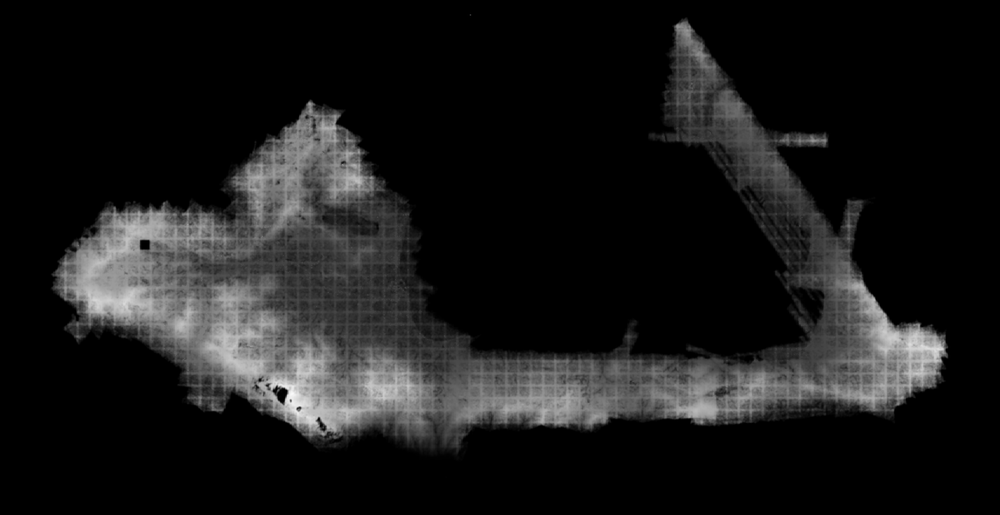
#> input picture tahoe_big.png, 1000 x 515 px, shrunk from 1703 x 877 before the run
$ python fix_grid_pattern.py
#> lines starting #> are read from the running program, lines starting #| are printed output that depends on the picture; after the words box and inside, x2 and y2 are one past the last pixel; in counts of white or black regions, pixels touching at a corner belong together
import numpy as np
import cv2

img = cv2.imread("tahoe_big.png")
#> img is the input picture: shape (515, 1000, 3); min 0, max 249, mean 25.3
img=cv2.cvtColor(img,cv2.COLOR_BGR2GRAY)
#> img: shape (515, 1000)

img = cv2.bitwise_not(img)
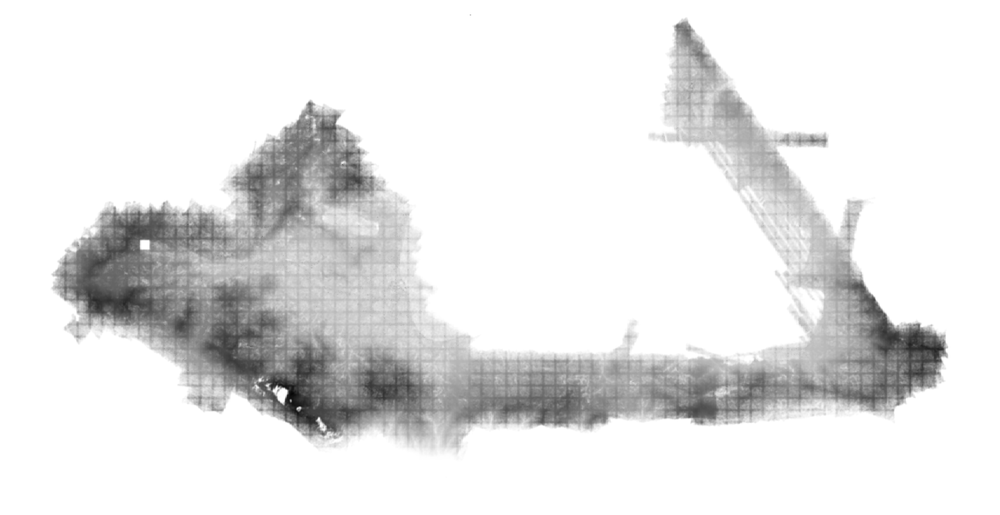
#> img: shape (515, 1000); min 6, max 255, mean 229.7
th2 = cv2.adaptiveThreshold(img,255, cv2.ADAPTIVE_THRESH_MEAN_C,cv2.THRESH_BINARY,15,-2)
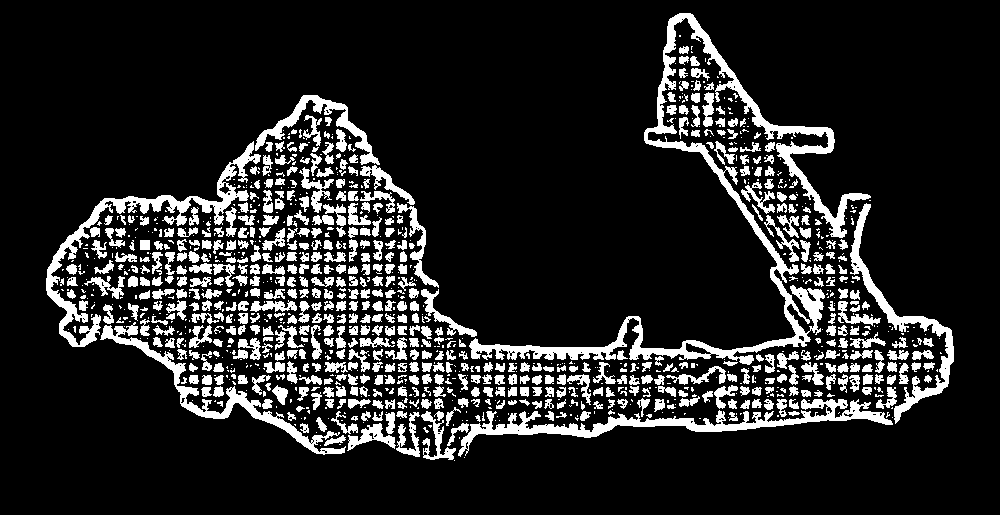
#> th2: shape (515, 1000); 14.7% white; 1151 white regions (581 under 20 px), largest, box (x1, y1, x2, y2) and area: (469, 13, 871, 365) 11254, (458, 399, 893, 457) 4641, (46, 141, 261, 347) 4383
cv2.imshow("th2", th2)
cv2.imwrite("th2.jpg", th2)
cv2.waitKey(0)
cv2.destroyAllWindows()

horizontal = th2
vertical = th2
rows,cols = horizontal.shape
#> rows = 515; cols = 1000
horizontalsize = int(cols / 30)
#> horizontalsize = 33
horizontalStructure = cv2.getStructuringElement(cv2.MORPH_RECT, (horizontalsize,1))
horizontal = cv2.erode(horizontal, horizontalStructure, (-1, -1))
#> horizontal: shape (515, 1000); 0.43% white; 17 white regions (5 under 20 px), largest, box (x1, y1, x2, y2) and area: (485, 345, 601, 352) 450, (702, 416, 869, 431) 428, (484, 427, 588, 435) 382
horizontal = cv2.dilate(horizontal, horizontalStructure, (-1, -1))
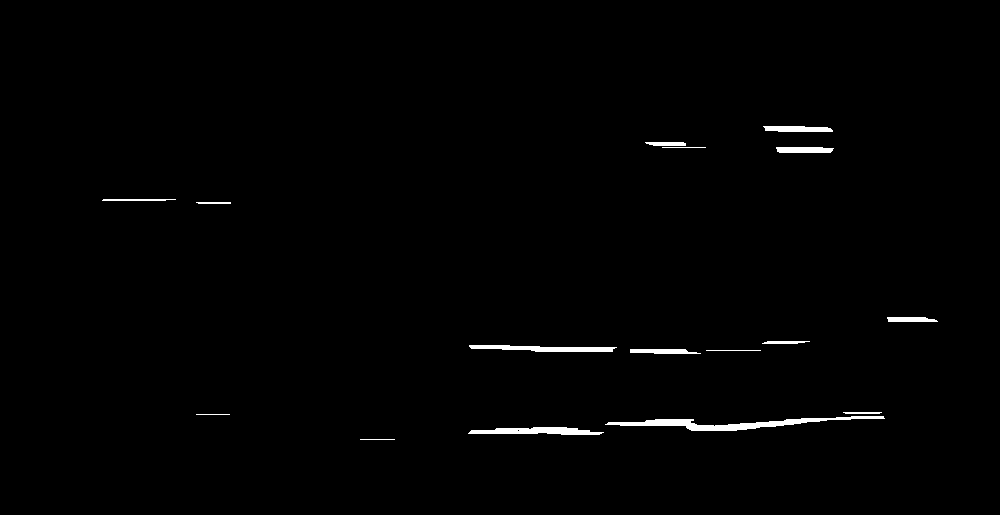
#> horizontal: shape (515, 1000); 0.92% white; 16 white regions, largest, box (x1, y1, x2, y2) and area: (605, 416, 885, 431) 1398, (468, 427, 604, 435) 734, (469, 345, 617, 352) 674
cv2.imshow("horizontal", horizontal)
cv2.imwrite("horizontal.jpg", horizontal)
cv2.waitKey(0)
cv2.destroyAllWindows()

verticalsize = int(rows / 30)
#> verticalsize = 17
verticalStructure = cv2.getStructuringElement(cv2.MORPH_RECT, (1, verticalsize))
#> verticalStructure = 17 values from 1 to 1
vertical = cv2.erode(vertical, verticalStructure, (-1, -1))
#> vertical: shape (515, 1000); 0.34% white; 112 white regions (92 under 20 px), largest, box (x1, y1, x2, y2) and area: (852, 212, 865, 259) 173, (945, 335, 953, 380) 157, (667, 25, 674, 45) 114
vertical = cv2.dilate(vertical, verticalStructure, (-1, -1))
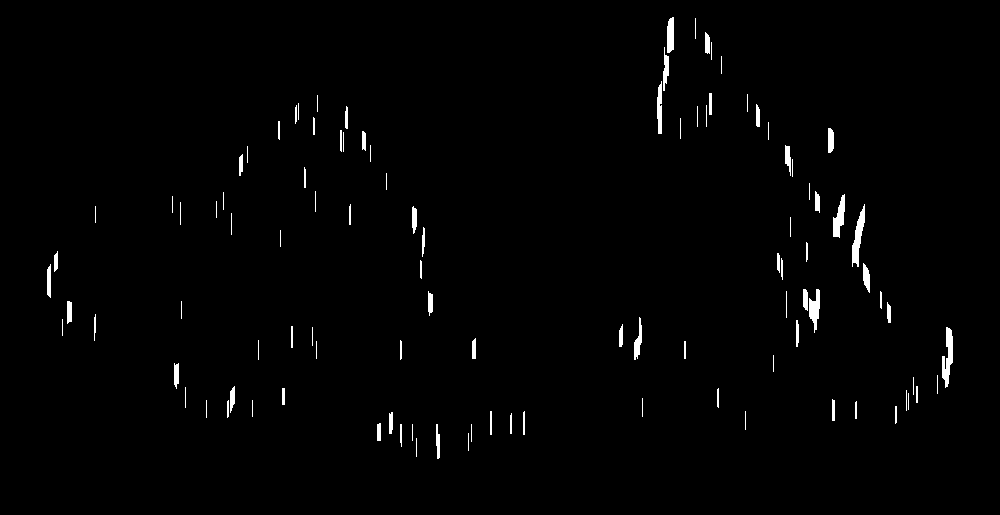
#> vertical: shape (515, 1000); 1.2% white; 105 white regions (32 under 20 px), largest, box (x1, y1, x2, y2) and area: (942, 327, 953, 388) 386, (852, 204, 865, 267) 381, (833, 194, 845, 238) 297
cv2.imshow("vertical", vertical)
cv2.imwrite("vertical.jpg", vertical)
cv2.waitKey(0)
cv2.destroyAllWindows()

vertical = cv2.bitwise_not(vertical)
cv2.imshow("vertical_bitwise_not", vertical)
cv2.imwrite("vertical_bitwise_not.jpg", vertical)
cv2.waitKey(0)
cv2.destroyAllWindows()

# Step 1
edges = cv2.adaptiveThreshold(vertical,255, cv2.ADAPTIVE_THRESH_MEAN_C,cv2.THRESH_BINARY,3,-2)
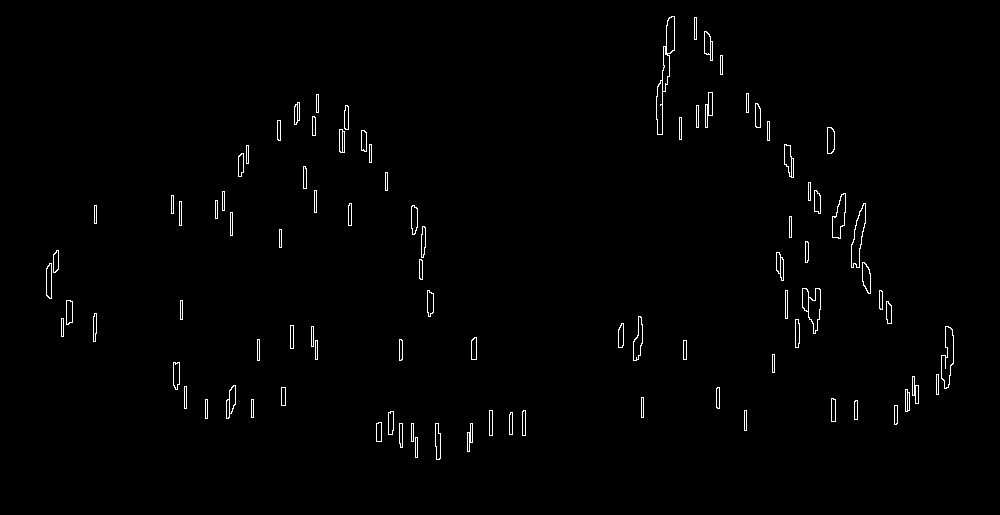
#> edges: shape (515, 1000); 1.1% white in thin lines or dots, all inside (x1, y1, x2, y2) = (46, 16, 954, 460)
cv2.imshow("edges", edges)
cv2.imwrite("edges.jpg", edges)
cv2.waitKey(0)
cv2.destroyAllWindows()

# Step 2
kernel = np.ones((2, 2), dtype = "uint8")
dilated = cv2.dilate(edges, kernel)
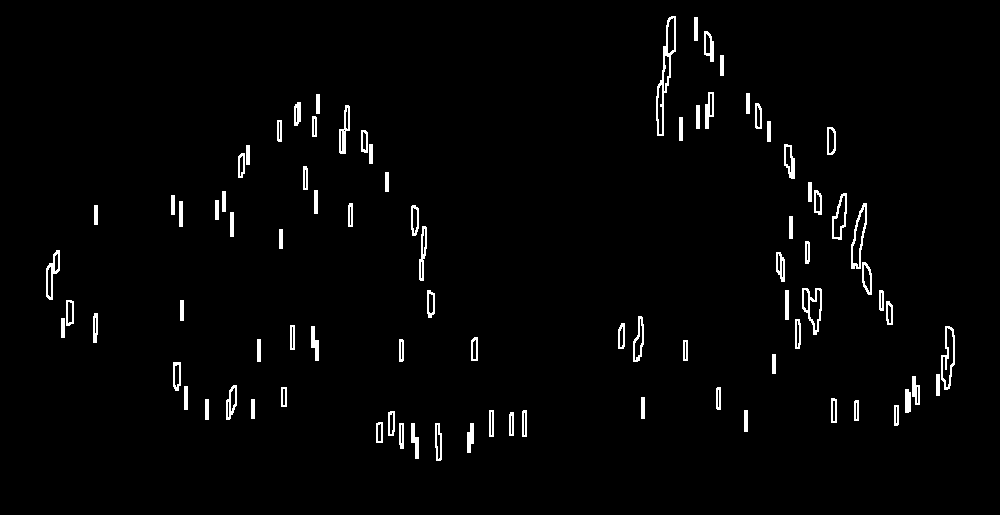
#> dilated: shape (515, 1000); 2.2% white; 87 white regions, largest, box (x1, y1, x2, y2) and area: (656, 16, 676, 136) 603, (941, 326, 955, 390) 334, (851, 203, 867, 269) 328
cv2.imshow("dilated", dilated)
cv2.imwrite("dilated.jpg", dilated)
cv2.waitKey(0)
cv2.destroyAllWindows()

# Step 3
smooth = vertical.copy()

# Step 4
smooth = cv2.blur(smooth, (4,4))
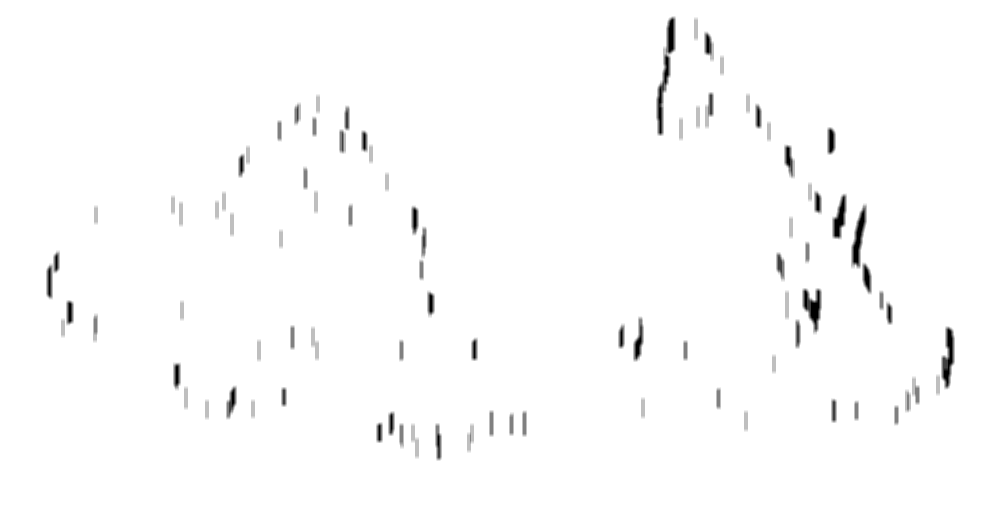
#> smooth: shape (515, 1000); min 0, max 255, mean 251.8
cv2.imshow("smooth", smooth)
cv2.imwrite("smooth.jpg", smooth)
cv2.waitKey(0)
cv2.destroyAllWindows()

# Step 5
(rows, cols) = np.where(img == 0)
#> rows = empty array; cols = empty array
vertical[rows, cols] = smooth[rows, cols]

cv2.imshow("vertical_final", vertical)
cv2.imwrite("vertical_final.jpg", vertical)
cv2.waitKey(0)
cv2.destroyAllWindows()


#inverse the image, so that lines are black for masking
horizontal_inv = cv2.bitwise_not(horizontal)
#perform bitwise_and to mask the lines with provided mask
masked_img = cv2.bitwise_and(img, img, mask=horizontal_inv)
#reverse the image back to normal
masked_img_inv = cv2.bitwise_not(masked_img)
cv2.imshow("masked img", masked_img_inv)
cv2.imwrite("result2.jpg", masked_img_inv)
cv2.waitKey(0)
cv2.destroyAllWindows()


'''
image = cv2.imread("tahoe_big.png")
gray = cv2.cvtColor(image, cv2.COLOR_BGR2GRAY)
blur = cv2.medianBlur(gray, 15)

thresh = cv2.adaptiveThreshold(blur,255,cv2.ADAPTIVE_THRESH_GAUSSIAN_C, cv2.THRESH_BINARY_INV,11,3)
kernel = cv2.getStructuringElement(cv2.MORPH_ELLIPSE, (3,3))
erode = cv2.erode(thresh, kernel, iterations=1)
dilate = cv2.dilate(erode, kernel, iterations=3)

cnts = cv2.findContours(dilate, cv2.RETR_EXTERNAL, cv2.CHAIN_APPROX_SIMPLE)
cnts = cnts[0] if len(cnts) == 2 else cnts[1]

mask = np.zeros(image.shape, dtype=np.uint8)
for c in cnts:
    area = cv2.contourArea(c)
    if area > 850:
        cv2.drawContours(mask, [c], -1, (255,255,255), -1)

mask = cv2.dilate(mask, kernel, iterations=1)
image = 255 - image
result = 255 - cv2.bitwise_and(mask, image)

cv2.imshow('result', result)
cv2.waitKey(0)
'''
